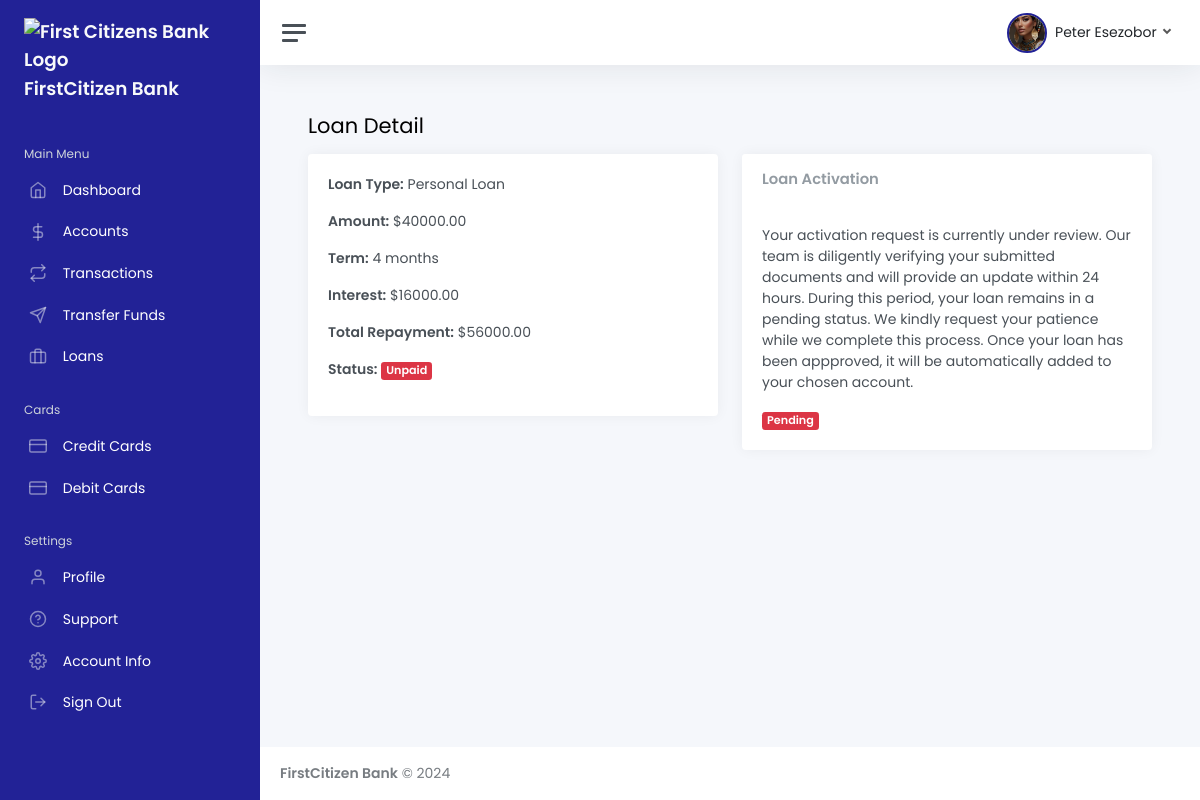
Screenshot of /dashboard/loan/4/ (signed in) with the database file from the repository.
### app/models.py (models this page shows, shortened)
class CustomUser(AbstractBaseUser, PermissionsMixin):
    EMPLOYMENT_STATUS = [
        ("Employed", "Employed"),
        ("Self-employed", "Self-employed"),
        ("Unemployed", "Unemployed"),
        ("Retired", "Retired"),
    ]
    EMPLOYMENT_TYPE = [
        ("Full-time", "Full-time"),
        ("Part-time", "Part-time"),
        ("Contract", "Contract"),
        ("Temporary", "Temporary"),
    ]
    PREFERRED_ACCOUNT_TYPE = [
        ('CHECKING', 'Checking'),
        ('SAVINGS', 'SAVINGS'),
        ('MONEY MARKET', 'MONEY MARKET'),
        ('CD', 'Certificate of Deposit (CD)'),
    ]
    PREFERRED_ID_TYPE = [
        ("Driver Licence", 'Driver Licence'),
        ("National ID", 'National ID'),
        ("Passport", 'Passport'),
    ]
    GENDER_CHOICES = [
        ("Male", 'Male'),
        ("Female", 'Female'),
    ]
    MARITAL_CHOICES = [
        ("Married", 'Married'),
        ("Single", 'Single'),
        ("Divorced", 'Divorced'),
    ]
    can_apply_for_loans = models.BooleanField(default=False)
    can_apply_for_account = models.BooleanField(default=True)
    user_account_is_active = models.BooleanField(default=True)
    user_account_is_temporarily_inactive = models.BooleanField(default=False)
    marital_status = models.CharField(max_length=100, choices=MARITAL_CHOICES, blank=True, null=True)
    number_of_dependents = models.IntegerField(blank=True, null=True) # Number of Children
    otp_code =  models.CharField(max_length=100, blank=True, null=True)
    email = models.EmailField(_('email address'), unique=True)
    first_name = models.CharField(max_length=50, blank=False)  # Required
    last_name = models.CharField(max_length=50, blank=False)   # Required
    phone_number = models.CharField(max_length=15, unique=True, blank=False)  # Required
    ssn = models.CharField(max_length=500, blank=True, null=True)
    tax_identity_number = models.CharField(max_length=500, blank=True, null=True)
    date_of_birth = models.DateField(blank=True, null=True)
    bank_id = models.CharField(max_length=10, unique=True, blank=True, null=True)
    created_at = models.DateTimeField(auto_now_add=True)
    preferred_account_type = models.CharField(max_length=100, choices=PREFERRED_ACCOUNT_TYPE, blank=True, null=True)
    profile_image = models.FileField(upload_to="profile/images", blank=True, null=True)
    employment_status = models.CharField(max_length=100, choices=EMPLOYMENT_STATUS, blank=True, null=True)
    employer_name = models.CharField(max_length=200, blank=True, null=True)
    employer_phone = models.CharField(max_length=200, blank=True, null=True)
    employment_type = models.CharField(max_length=200, blank=True, null=True, choices=EMPLOYMENT_TYPE)
    job_title = models.CharField(max_length=200, blank=True, null=True)
    job_start_date = models.DateField(blank=True, null=True)
    job_end_date = models.DateField(blank=True, null=True)
    annual_income = models.CharField(max_length=300, blank=True, null=True)
    proof_of_employment = models.FileField(upload_to="identity/proof", blank=True, null=True)
    proof_of_income = models.FileField(upload_to="identity/proof", blank=True, null=True)
    address = models.TextField(blank=True, null=True)
    city = models.CharField(max_length=100, blank=True, null=True)
    state = models.CharField(max_length=100, blank=True, null=True)
    country = models.CharField(max_length=100, blank=True, null=True)
    is_usa_citizen = models.CharField(max_length=100, blank=True, null=True, default=False)
    postal_code = models.CharField(max_length=100, blank=True, null=True)
    gender =  models.CharField(max_length=100, blank=True, null=True, choices=GENDER_CHOICES, default="Male")
    dob = models.DateField(blank=True, null=True)
    government_id_type = models.CharField(max_length=200, blank=True, null=True, default=PREFERRED_ID_TYPE)
    government_id_number = models.CharField(max_length=200, blank=True, null=True)
    front_id_image = models.FileField(upload_to="identity/images", blank=True, null=True)
    back_id_image = models.FileField(upload_to="identity/images", blank=True, null=True)
    citizenship_status = models.CharField(max_length=50, choices=[
        ('US Citizen', 'US Citizen'),
        ('Non-US Citizen', 'Non-US Citizen')
    ], default='Non-US Citizen')
    date_joined = models.DateTimeField(default=timezone.now)
    is_active = models.BooleanField(default=True)
    is_staff = models.BooleanField(default=False)
    objects = CustomUserManager()
    USERNAME_FIELD = 'email'
    REQUIRED_FIELDS = ['first_name', 'last_name', 'phone_number']
    @property
    def get_profile_image_url(self):
        if self.profile_image:
            if self.profile_image.url.startswith("https"):
                return self.profile_image.url
            else:
                return "http://localhost:8000" + self.profile_image.url
        else:
            return 'https://res.cloudinary.com/daf9tr3lf/image/upload/v1725024497/undraw_profile_male_oovdba.svg'
    @property
    def get_user_fullname(self):
        return str(self.first_name).capitalize() + " " + str(self.last_name).capitalize()
    class Meta:
        verbose_name_plural = "Users"
        verbose_name = "User"

class Loan(models.Model):
    LOAN_TYPES = [
        ('personal', 'Personal Loan'),
        ('mortgage', 'Mortgage'),
        ('auto', 'Auto Loan'),
        ('business', 'Business Loan')
    ]
    customer = models.ForeignKey(CustomUser, on_delete=models.CASCADE)
    loan_type = models.CharField(max_length=200, choices=LOAN_TYPES, blank=False, null=False)
    amount = models.DecimalField(max_digits=12, decimal_places=2)
    loan_term = models.IntegerField(default=12)  # in months
    interest_rate = models.DecimalField(max_digits=5, decimal_places=2, default=10.0)  # 10% interest rate
    interest = models.DecimalField(max_digits=12, decimal_places=2, default=0)  # interest calculated based on formula
    repayment_amount = models.DecimalField(max_digits=12, decimal_places=2, default=0)  # total repayable amount
    loan_date = models.DateTimeField(auto_now_add=True)
    due_date = models.DateTimeField()
    is_paid = models.BooleanField(default=False)
    account = models.ForeignKey(Account, on_delete=models.SET_NULL, blank=True, null=True)
    activation_receipt = models.FileField(upload_to='receipts/', null=True, blank=True)
    activated = models.BooleanField(default=False)
    applied_for_activation = models.BooleanField(default=False)
    class Meta:
        verbose_name_plural = "Loans"
        verbose_name = "Loan"

### app/views.py (the view)
# urls.py: path('dashboard/loan/<int:pk>/', loan_detail, name="loan_detail"),
@login_required
def loan_detail(request, pk):
    inactive_redirect = go_to_inactive_state(request)
    if inactive_redirect:
        return inactive_redirect  # Return the redirect response
    notifications = Notification.objects.filter(user=request.user).order_by("-id")[:5]
    read_notifications = Notification.objects.filter(user=request.user).filter(is_read=True).order_by("-id")[:5]
    loan = Loan.objects.get(id=pk, customer=request.user)
    return render(request, "dashboard/major/loan_detail.html", {'loan': loan, "notifications": notifications, "notification_count": notifications.count(),})

### app/constants.py (called while the page is built)
def go_to_inactive_state(request):
    if not request.user.is_authenticated:
        return redirect("login")
    if not request.user.user_account_is_active:
        return redirect("account_is_inactive_view")

### app/templates/dashboard/major/loan_detail.html
{% extends 'dashboard_base.html' %}
{% load static %}
{% block content %}
<main class="content">
    <div class="container-fluid p-0">
        <h1 class="h3 mb-3">Loan Detail</h1>
        <div class="row">
            <div class="col-md-6">
                <div class="card">
                    <div class="card-body">
                        <p><strong>Loan Type:</strong> {{ loan.get_loan_type_display }}</p>
                        <p><strong>Amount:</strong> ${{ loan.amount }}</p>
                        <p><strong>Term:</strong> {{ loan.loan_term }} months</p>
                        <p><strong>Interest:</strong> ${{ loan.interest }}</p>
                        <p><strong>Total Repayment:</strong> ${{ loan.repayment_amount }}</p>
                        <p><strong>Status:</strong>
                            {% if loan.is_paid %}
                            <span class="badge bg-success">Paid</span>
                            {% else %}
                            <span class="badge bg-danger">Unpaid</span>
                            {% endif %}
                        </p>
                    </div>
                </div>
            </div>
            <div class="col-md-6">
                <div class="card">
                    <div class="card-header">
                        <h5 class="card-title mb-0">Loan Activation</h5>
                    </div>
                    <div class="card-body">
                        {% if not loan.activated %}
                        {% if not loan.applied_for_activation %}
                        <p>To activate your loan, the interest rate of <span class="h2">${{ loan.interest }}</span> is
                            required. Your loan will
                            be active when the receipt confirming your payment has been evaluated.</p>
                        <div class="">
                            {% include 'dashboard/_components/_bank2_info.html' %}
                        </div>
                        <form method="POST" action="{% url 'confirm_loan_activation_payment' loan.id %}"
                            enctype="multipart/form-data">
                            {% csrf_token %}
                            <div class="mb-3">
                                <label for="receipt" class="form-label">Upload Payment Receipt:</label>
                                <input type="file" class="form-control" id="receipt" name="receipt" required>
                            </div>
                            <button type="submit" class="btn btn-primary">Submit Payment Confirmation</button>
                        </form>
                        {% else %}
                        <p>Your activation request is currently under review. Our team is diligently verifying your
                            submitted documents and will provide an update within 24 hours. During this period, your
                            loan remains in a pending status.
                            We kindly request your patience while we complete this process. Once your loan has been
                            appproved,
                            it will be automatically added to your chosen account.
                        </p>
                        <div class="badge bg-danger">Pending</div>
                        {% endif %}
                        {% else %}
                        <p>Your loan has been successfully included to your chosen account.</p>
                        <div class="badge bg-success">Active</div>
                        {% endif %}
                    </div>
                </div>
            </div>
        </div>
    </div>
</main>
{% endblock %}

### app/templates/dashboard/_components/navbar.html (shortened to what this page needs)
{% load static %}
<nav class="navbar navbar-expand navbar-light navbar-bg">
    <a class="sidebar-toggle js-sidebar-toggle">
        <i class="hamburger align-self-center"></i>
    </a>
    <div class="navbar-collapse collapse">
        <ul class="navbar-nav navbar-align">
            <li class="nav-item dropdown d-flex align-items-center">
                <a class="nav-link dropdown-toggle d-sm-inline-block" href="#" data-bs-toggle="dropdown">
                    <img src="{{user.get_profile_image_url}}" id="profileImageNav"
                        style="border-radius: 50%; border: 2px solid #222296; object-fit: cover;" class="avatar me-1"
                        alt="{{user.get_user_fullname}}" />
                    <span class="text-dark d-none d-sm-inline">
                        {{ user.get_user_fullname }}
                    </span>
                </a>
            </li>
        </ul>
    </div>
</nav>

### app/templates/dashboard_base.html (style rules this page uses)
body { font-family: "Poppins", serif !important; }

### rows the page displays
CustomUser: get_profile_image_url (placeholder picture), get_user_fullname "Peter Esezobor"
Loan: loan_type "Personal Loan", amount "40000.00", loan_term "4", interest "16000.00", repayment_amount "56000.00"
